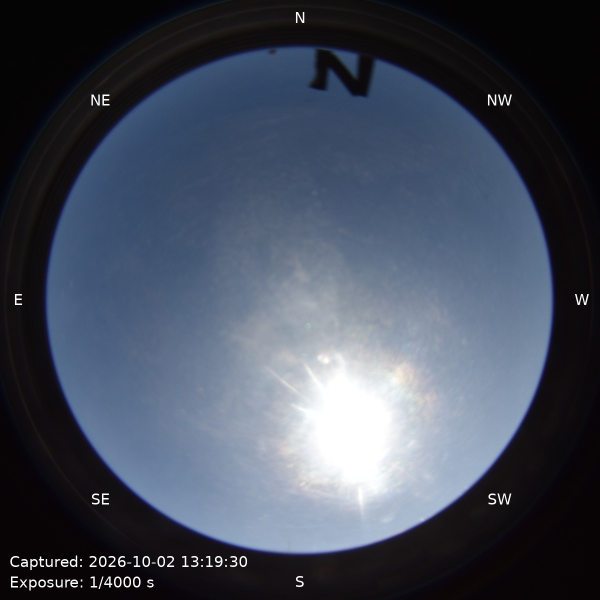
#> input picture images/sky-camera.jpg, 1200 x 1200 px (shown at 1/2 size)
$ python -i process_sky_camera.py   (imports and definitions only)
#> lines starting #> are read from the running program, lines starting #| are printed output that depends on the picture
#!/usr/bin/env python3
"""Prepare the fixed camera's north-up square image for the observatory page."""

import argparse
from datetime import datetime
from pathlib import Path
import math
import os
import tempfile

from PIL import Image, ImageDraw, ImageFont


ROOT = Path(__file__).resolve().parent
RESAMPLING = getattr(Image, "Resampling", Image)


def prepare(source, output, size=1200, rotation=0, font_path=None):
    # These cameras retain the sensor layout, but randomly change Orientation.
    # Do not apply exif_transpose: north is at the top in the raw pixel layout.
#> called with source = 'images/sky-camera.jpg', output = 'out.png', size = 1200, rotation = 0
    with Image.open(source) as original:
#> original is the input picture: PIL image 1200x1200 RGB; mean R, G, B 68.5, 76.1, 90.5
        metadata = original.getexif().get_ifd(34665)
#> metadata = 0 items
        captured = metadata.get(36867)
        try:
            captured = datetime.strptime(captured, "%Y:%m:%d %H:%M:%S").strftime(
                "%Y-%m-%d %H:%M:%S"
            )
        except (TypeError, ValueError):
            captured = "unknown"
        exposure = metadata.get(33434)
        exposure_text = "unknown"
        if exposure is not None and float(exposure) > 0:
            seconds = float(exposure)
            exposure_text = (
                f"1/{1 / seconds:g} s" if seconds < 1 else f"{seconds:g} s"
            )
        image = original.convert("RGB")

    # Both supplied 4496x3000 frames have a centered sky circle, diameter ~2025.
    # A 2400x2400 crop retains the horizon and margins above/below the circle.
    width, height = image.size
#> width = 1200; height = 1200
    side = round(min(width, height) * 0.8)
#> side = 960
    left, top = (width - side) // 2, (height - side) // 2
#> left = 120; top = 120
    image = image.crop((left, top, left + side, top + side))
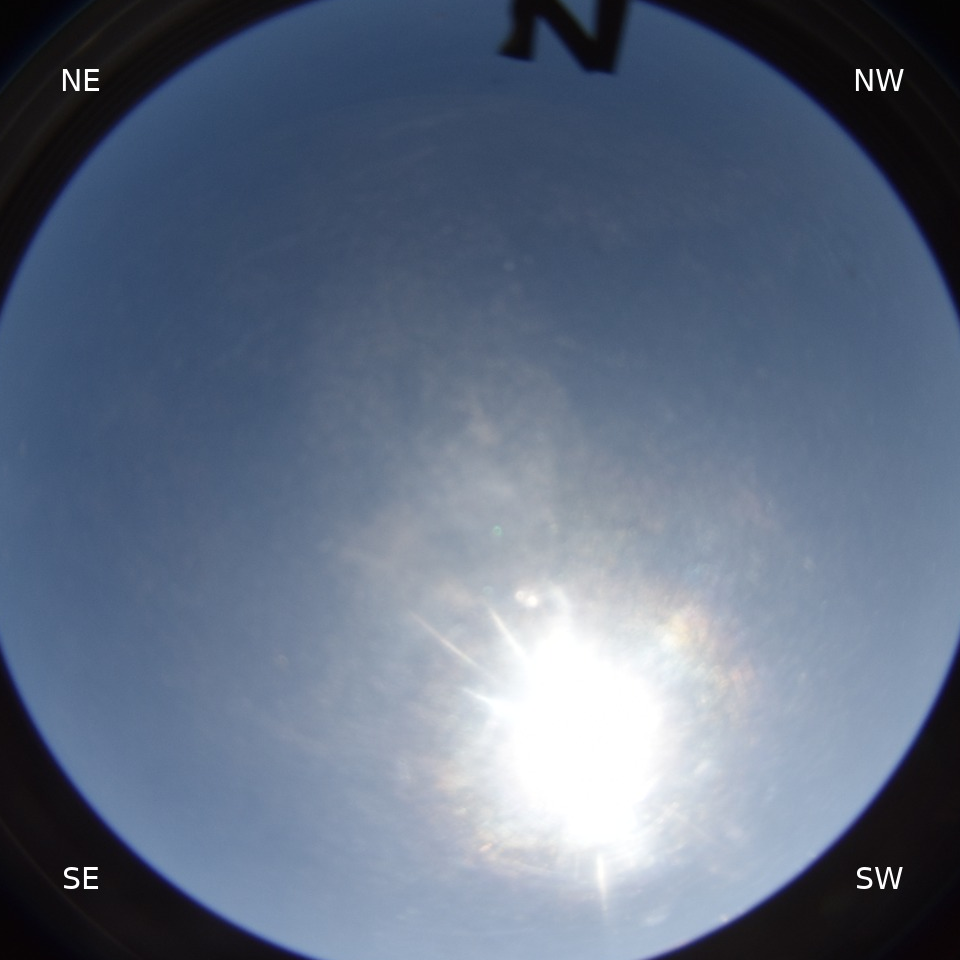
#> image: PIL image 960x960 RGB; mean R, G, B 96.8, 109.4, 129.7
    if rotation:
        image = image.rotate(rotation, resample=RESAMPLING.BICUBIC,
                             expand=False, fillcolor="black")
    image = image.resize((size, size), RESAMPLING.LANCZOS)
#> image: PIL image 1200x1200 RGB

    font = ImageFont.truetype(str(font_path or "DejaVuSans.ttf"), round(size * 0.025))
    draw = ImageDraw.Draw(image)
    padding = round(size * 0.016)
    # Sky view: east is on the left and west on the right when north is up.
    # Keep labels outside the sky circle (~0.423 * size radius).
    for bearing, label in enumerate(("N", "NE", "E", "SE", "S", "SW", "W", "NW")):
        angle = math.radians(bearing * 45)
        x = size / 2 - size * 0.47 * math.sin(angle)
        y = size / 2 - size * 0.47 * math.cos(angle)
        draw.text((round(x), round(y)), label, font=font, fill="white", anchor="mm")
    draw.text((padding, size - padding - round(size * 0.034)),
              f"Captured: {captured}", font=font, fill="white", anchor="lb")
    draw.text((padding, size - padding), f"Exposure: {exposure_text}",
              font=font, fill="white", anchor="lb")

    # Save without the source EXIF, and replace only after a complete encode.
    # A failed input/encode keeps the previous published image intact.
    output = Path(output)
    output.parent.mkdir(parents=True, exist_ok=True)
    temporary = None
    try:
        with tempfile.NamedTemporaryFile(dir=output.parent, suffix=".jpg", delete=False) as f:
            temporary = Path(f.name)
        image.save(temporary, format="JPEG", quality=92)
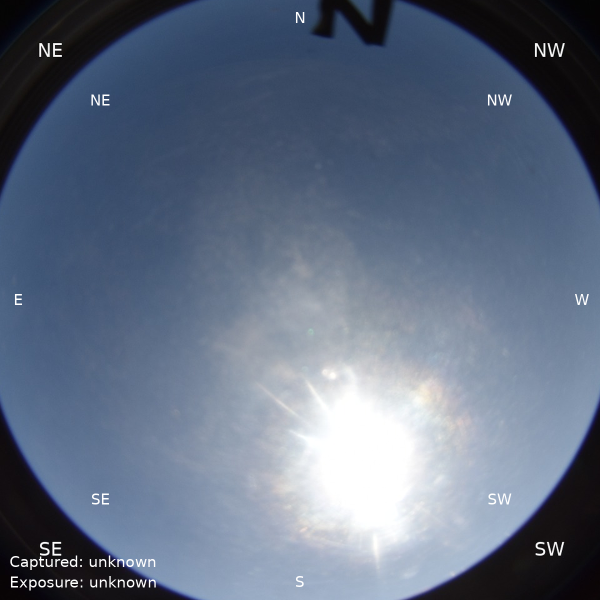
#> saved as tmpz0gb_ob0.jpg: PIL image 1200x1200 RGB (shown at 1/2 size); mean R, G, B 97.6, 110.1, 130.4
        temporary.chmod(0o644)
        os.replace(temporary, output)
    finally:
        if temporary is not None:
            temporary.unlink(missing_ok=True)


def main():
    parser = argparse.ArgumentParser(description=__doc__)
    parser.add_argument("source", type=Path, help="Original camera JPEG")
    parser.add_argument("output", nargs="?", type=Path,
                        default=ROOT / "images" / "sky-camera.jpg")
    parser.add_argument("--size", type=int, default=1200, help="Square output size (default: 1200)")
    parser.add_argument("--rotation", type=float, default=0,
                        help="Counterclockwise correction in degrees if the camera mount changes")
    parser.add_argument("--font", type=Path, help="Path to a TrueType font")
    args = parser.parse_args()
    if args.size < 400:
        parser.error("--size must be at least 400")
    if args.source.resolve() == args.output.resolve():
        parser.error("source and output must differ to preserve the original")
    prepare(args.source, args.output, args.size, args.rotation, args.font)
    print(f"Saved {args.output}")


# [2 lines not run here, left out]

>>> result = prepare('images/sky-camera.jpg', 'out.png')

$ run again, on images/20261002132003.jpg
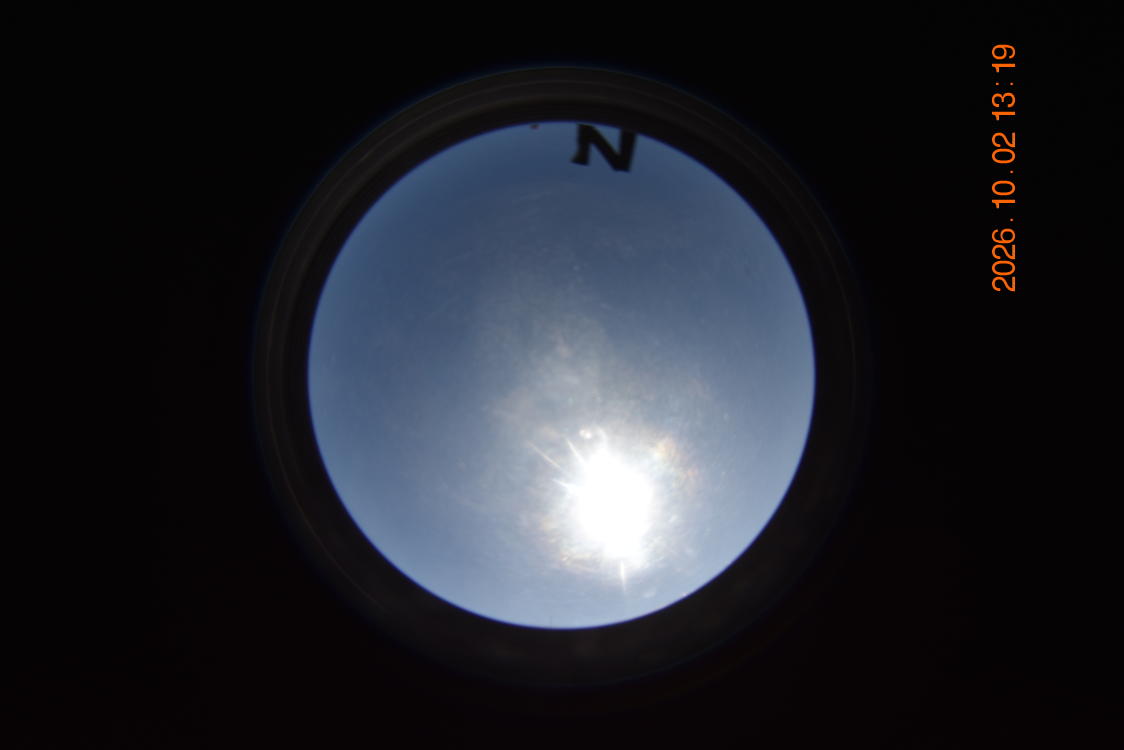
#> input picture images/20261002132003.jpg, 4496 x 3000 px (shown at 1/4 size)
#> in prepare, original is the input picture: PIL image 4496x3000 RGB; mean R, G, B 32.4, 34.2, 40.8
#> metadata = 41 items
#> in prepare, `captured = metadata.get(36867)`: captured = '2026:10:02 13:19:30'
#> in prepare, `captured = datetime.strptime(captured, "%Y:%m:%d %H:%M:%S").strftime( ..`: captured = '2026-10-02 13:19:30'
#> seconds = 0.00025
#> exposure_text = '1/4000 s'
#> in prepare, `image = image.crop((left, top, left + side, top + side))`:
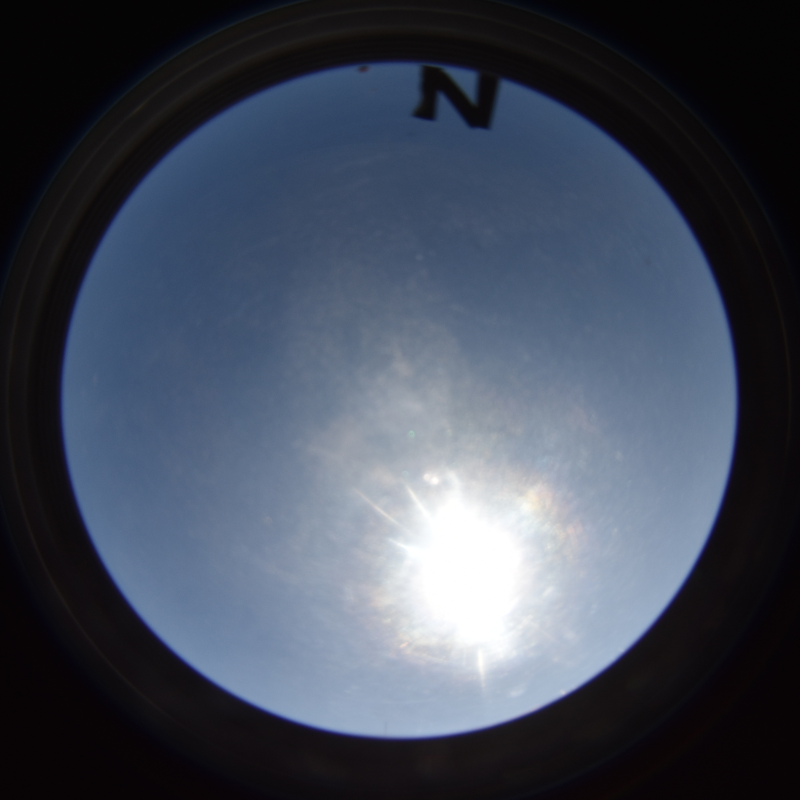
#> image: PIL image 2400x2400 RGB (shown at 1/3 size); mean R, G, B 67.3, 74.9, 89.4
